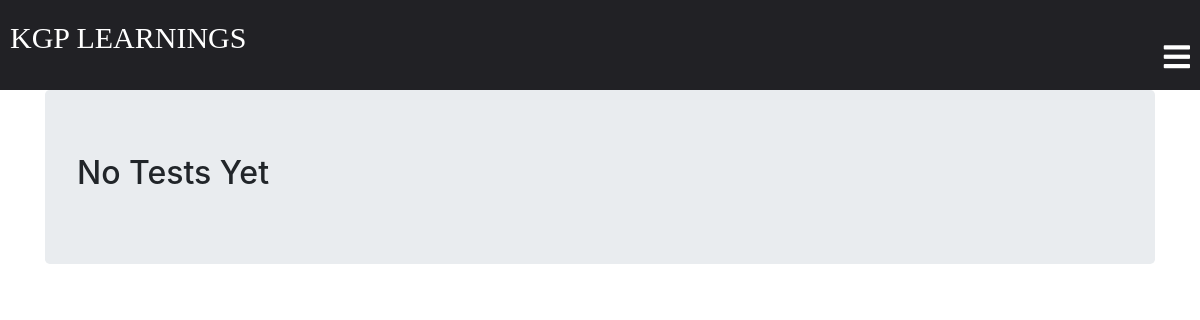
The page /classroom/classTest_list/ (signed in) on the database as committed earlier.
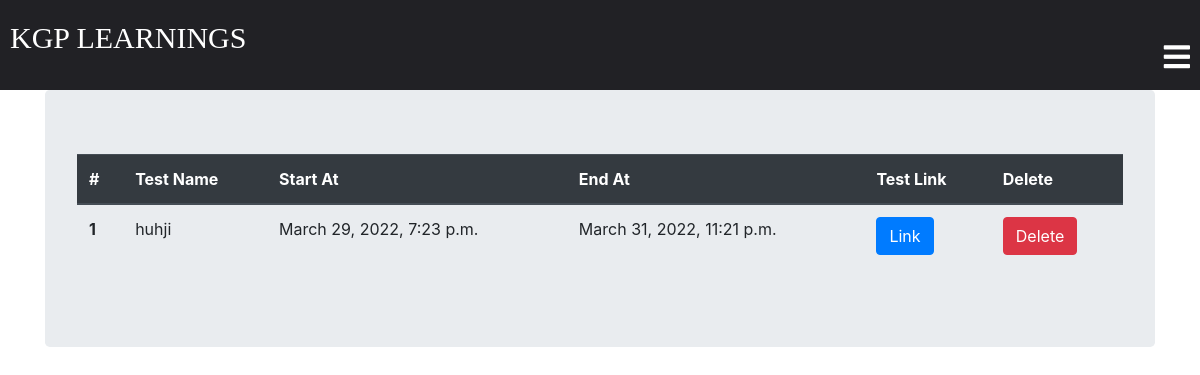
The same page on the database as committed later.
### classroom/models.py (models this page shows, shortened)
class ClassTest(models.Model):
    student = models.ManyToManyField(Student, related_name='student_ClassTest')
    teacher = models.ForeignKey(
        Teacher, related_name='teacher_ClassTest', on_delete=models.CASCADE, default=None)
    Testlink = models.CharField(max_length=250)
    TestName = models.CharField(max_length=250)
    StartTime = models.DateTimeField(auto_now=False, null=True)
    EndTime = models.DateTimeField(auto_now=False, null=True)
    created_at = models.DateTimeField(auto_now=True)
    class Meta:
        ordering = ['-created_at']

### classroom/views.py (the view)
# urls.py: path('classTest_list/',views.classTest_list,name="classTest_list"),
@login_required
def classTest_list(request):
    template = "classroom/classTest_list.html"
    teacher = request.user.Teacher
    return render(request, template, {'teacher': teacher})

### template/classroom/classTest_list.html (shortened to what this page needs)
{% extends 'classroom/base.html' %}
{% block content %}
<div class="container">
  <div class="jumbotron">
    {% if teacher.teacher_ClassTest.count == 0 %}
    <h2>No Tests Yet</h2>
    {% else %}
    <table class="table">
      <thead class="thead-dark">
        <tr>
          <th scope="col">#</th>
          <th scope="col">Test Name</th>
          <th scope="col">Start At</th>
          <th scope="col">End At </th>
          <th scope="col">Test Link</th>
          <th scope="col">Delete</th>
        </tr>
      </thead>
      <tbody>
        {% for test in teacher.teacher_ClassTest.all %}
        <tr>
          <th scope="row">{{ forloop.counter }}</th>
          <td>{{ test.TestName }}</td>
          <td>{{ test.StartTime }}</td>
          <td>{{ test.EndTime }}</td>
          <td><a href="{{ test.Testlink }}" target="_blank" class="btn btn-primary">Link</a></td>
          <td><a href="{% url 'classroom:classTest_delete' id=test.id %}" class="btn btn-danger">Delete</a></td>
        </tr>
        {% endfor %}
      </tbody>
    </table>
    {% endif %}
  </div>
</div>
{% endblock %}

Rows that differ between the two databases and show on the page:
added ClassTest: TestName "huhji", StartTime "March 29, 2022, 7:23 p.m.", EndTime "March 31, 2022, 11:21 p.m."
Other text that changed with them:
text no longer shown: "No Tests Yet"
text now shown: "# Test Name Start At End At Test Link Delete"
